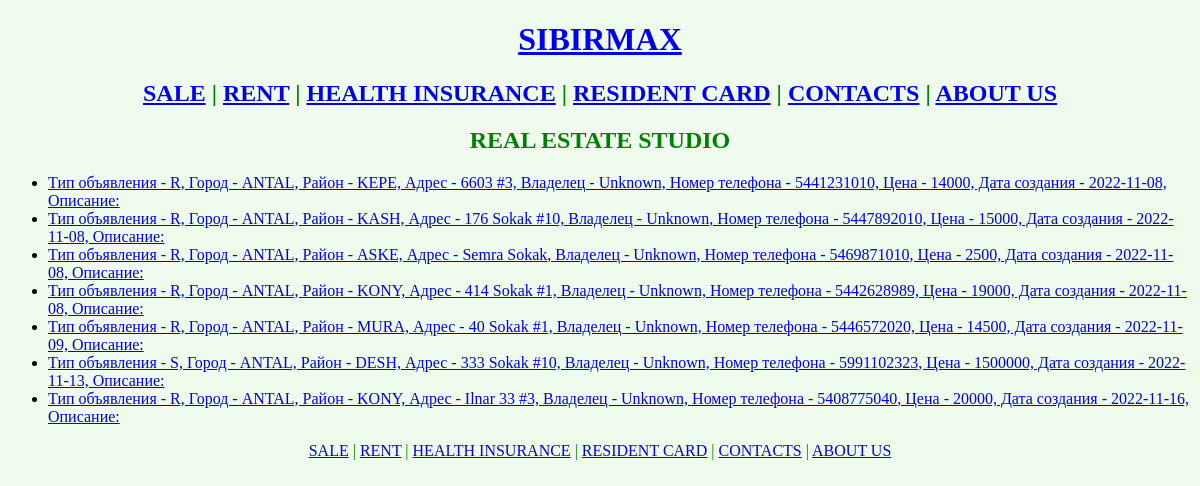
/, run on an earlier commit of the app's database.
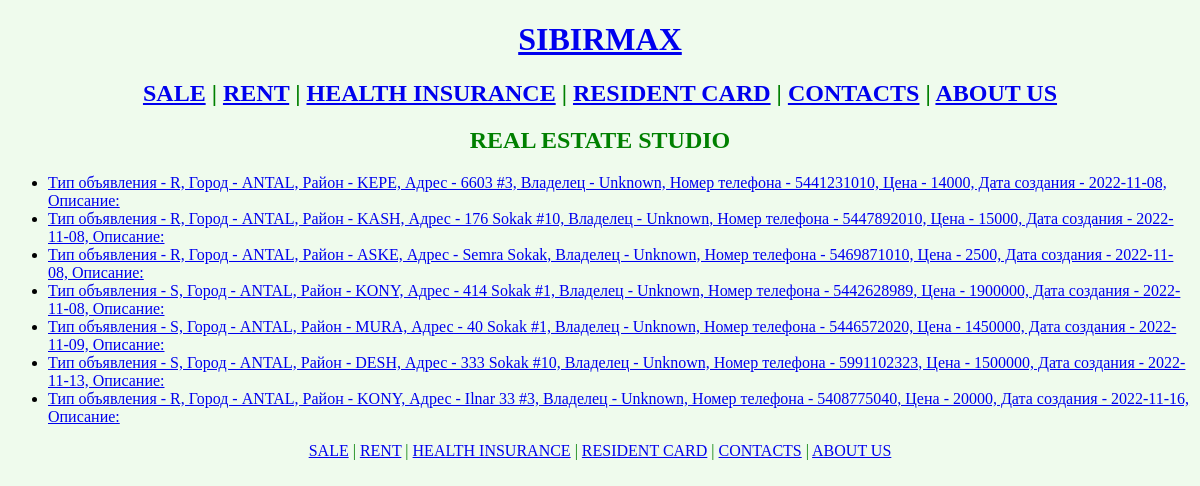
And on a later commit of the database.
### main_menu/models.py (models this page shows)
class RentSale(models.Model):
    TYPE_CHOICES = [
        ('R', 'Rent'),
        ('S', 'Sale'),
    ]
    PROVINCE_CHOICES = [
        ('ANTAL', 'Antalya')
    ]
    DISCTRICT_CHOICES = [
        ('ASKE', 'Akseki'),
        ('AKSU', 'Aksu'),
        ('ALAN', 'Alanya'),
        ('DEMR', 'Demre'),
        ('DESH', 'Döşemealtı'),
        ('ELMA', 'Elmalı'),
        ('FINI', 'Finike'),
        ('GAZI', 'Gazipaşa'),
        ('GUND', 'Gündoğmuş'),
        ('IBRA', 'İbradı'),
        ('KASH', 'Kaş'),
        ('KEME', 'Kemer'),
        ('KEPE', 'Kepez'),
        ('KORK', 'Korkuteli'),
        ('KONY', 'Konyaaltı'),
        ('KUML', 'Kumluca'),
        ('MANA', 'Manavgat'),
        ('MURA', 'Muratpaşa'),
        ('SERI', 'Serik')
    ]
    type = models.CharField(max_length=1, choices=TYPE_CHOICES, default='R')
    city = models.CharField(max_length=5, choices=PROVINCE_CHOICES, default='ANTAL')
    district = models.CharField(max_length=4, choices=DISCTRICT_CHOICES, default='KEPE')
    address = models.CharField(max_length=40)
    owner = models.CharField(max_length=100)
    phone_number = models.IntegerField()
    price_in_lira = models.IntegerField()
    created_data = models.DateField(auto_now_add=True)
    updated_time = models.DateField(auto_now=True)
    description = models.TextField(blank=True)
    def __str__(self):
        return f"""
        Тип объявления - {self.type}, Город - {self.city}, Район - {self.district}, Адрес - {self.address},
        Владелец - {self.owner}, Номер телефона - {self.phone_number}, Цена - {self.price_in_lira},
        Дата создания - {self.created_data}, Описание: {self.description}
        """

### main_menu/views.py (the view)
# urls.py: path('', Menu.as_view(), name='all_objects'),
class Menu(ListView):
    template_name = 'main_menu/menu.html'
    model = RentSale

### main_menu/templates/main_menu/menu.html (shortened to what this page needs)
{% extends 'base.html' %}
{% block content %}
<h2>REAL ESTATE STUDIO</h2>
<p>
    <ul>
    {% for obj in object_list %}
        <li> <a href="{% url 'detail_view' obj.id %}"> {{ obj }} </a> </li>
    {% endfor %}
    </ul>
</p>
{% endblock %}

What changed in the data, as far as the page shows it:
changed RentSale: type+city+district "Тип объявления - R, Город - ANTAL, Район - KONY, Адрес - 414 Sokak #1, Владелец - Unknown, Номер телефона - 5442628989, Цена - 19000, Дата создания - 2022-11-08,…" → "Тип объявления - S, Город - ANTAL, Район - KONY, Адрес - 414 Sokak #1, Владелец - Unknown, Номер телефона - 5442628989, Цена - 1900000, Дата создания - 2022-11-08,…"
changed RentSale: type+city+district "Тип объявления - R, Город - ANTAL, Район - MURA, Адрес - 40 Sokak #1, Владелец - Unknown, Номер телефона - 5446572020, Цена - 14500, Дата создания - 2022-11-09,…" → "Тип объявления - S, Город - ANTAL, Район - MURA, Адрес - 40 Sokak #1, Владелец - Unknown, Номер телефона - 5446572020, Цена - 1450000, Дата создания - 2022-11-09,…"
